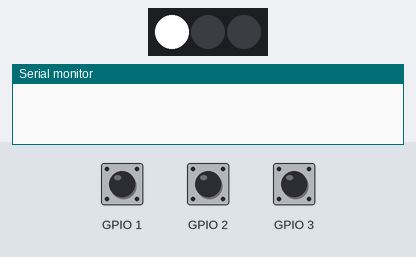
A program run on a simulated ESP32-S2. Parts: 3 RGB LEDs in strip order, left to right, the last lines printed to the serial monitor. Inputs (shaded band) come from the test bench; at power-on: GPIO 1 HIGH, GPIO 2 HIGH, GPIO 3 HIGH. Dim RGB values are drawn brighter than linear.

Above: at 1.2 s.
1.3 s: GPIO 1 pulled LOW for 0.15 s
At 2.2 s:
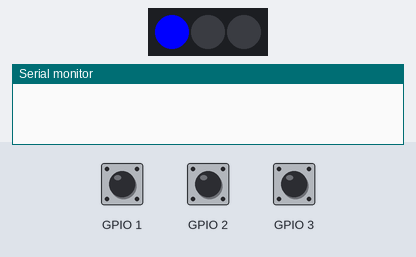
4.4 s: GPIO 1 pulled LOW for 1 s
At 7.4 s:
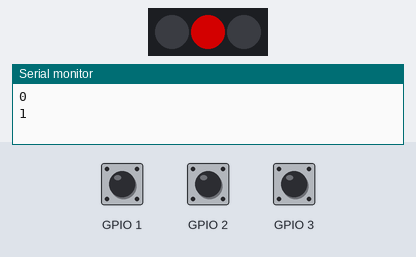
7.9 s: GPIO 2 pulled LOW for 0.15 s
At 10.2 s:
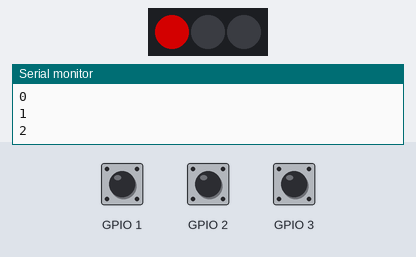
11.0 s: GPIO 1 pulled LOW for 3.2 s
At 12.3 s:
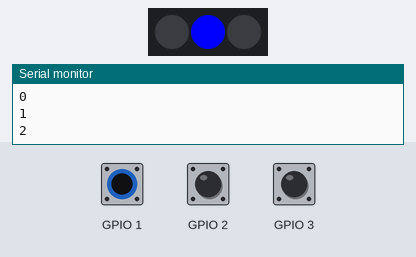
Timing chart, 0 to 14.5 s (numbered marks = the images above; inputs shaded):
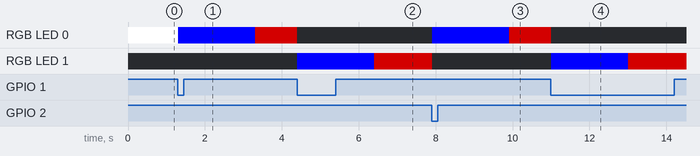

The program:

main.cpp
```cpp
#include <Arduino.h>
#include <Adafruit_NeoPixel.h>

#define PIN 16
#define NUMPIXELS 3

char data[] = {'M', 'C', 'M', 'C', 'M', 'C', 'M', 'C', 'M', 'A', 'A', 'C', 'M', 'A', 'C', 'A', 'C', 'M', 'A', 'M', 'C', 'C', 'A', 'M', 'A', 'M', 'C', 'M', 'M', 'A', 'C', 'A', 'C', 'M', 'C', 'M', 'A', 'A', 'C', 'M', 'A', 'C', 'M', 'A', 'C', 'C', 'M', 'C', 'C', 'C', 'C', 'A', 'C', 'A', 'C', 'A', 'M', 'C', 'A', 'M', 'A', 'M', 'C', 'C', 'M', 'A', 'M', 'A', 'M', 'A', 'C', 'A', 'M', 'C', 'M', 'M', 'C', 'M', 'C', 'C', 'A', 'C', 'C', 'A', 'M', 'C', 'A', 'A', 'M', 'M', 'M', 'A', 'C', 'A', 'C', 'A', 'M', 'A', 'M', 'C', 'M', 'C', 'A', 'C', 'A', 'M', 'A', 'M', 'A', 'C', 'A', 'M', 'A', 'A', 'C', 'M', 'C', 'M', 'C', 'M', 'A', 'M', 'A', 'M', 'A', 'C', 'C', 'A', 'M', 'A', 'M', 'M', 'C', 'C', 'M', 'C', 'C', 'A', 'M', 'C', 'A', 'M', 'C', 'C', 'C', 'C', 'C', 'A', 'M', 'A', 'C', 'C', 'M', 'A', 'C', 'A', 'M', 'C', 'M', 'M', 'A', 'A', 'C', 'C', 'M', 'M', 'C', 'M', 'C', 'M', 'C', 'M', 'M', 'M', 'C', 'A', 'C', 'A', 'A', 'C', 'M', 'C', 'A', 'C', 'A', 'M', 'C', 'M', 'A', 'M', 'C'};

Adafruit_NeoPixel pixels = Adafruit_NeoPixel(NUMPIXELS, PIN, NEO_GRB + NEO_KHZ800);

int next_button = data[0];
int counter = 0;
int button_prev[3] = {1, 1, 1};

void setup()
{
  pinMode(1, INPUT_PULLUP);
  pinMode(2, INPUT_PULLUP);
  pinMode(3, INPUT_PULLUP);
  Serial.begin(115200);
  pixels.begin();

  pixels.clear();
  pixels.setPixelColor(0,255,255,255);
  pixels.show();
}

void setLed(int led)
{
  pixels.clear();
  pixels.setPixelColor(led, 0, 0, 255);
  pixels.show();
  delay(2000);
  pixels.clear();
  pixels.setPixelColor(led, 127, 0, 0);
  pixels.show();
}

void nextLed(int button)
{
  int x = data[counter];
  if (button == next_button)
  {
    pixels.clear();
    if (x == 'A')
      setLed(2);
    else if (x == 'C')
      setLed(1);
    else if (x == 'M')
      setLed(0);
    next_button = data[counter];
    if (counter < sizeof(data))
      Serial.println(counter);
    counter++;
    ;
  }
}

void loop()
{
  if (!digitalRead(1))
  {
    if (button_prev[0] == 1)
    {
      nextLed('M');
      button_prev[0] = 0;
    }
  }
  else
  {
    button_prev[0] = 1;
  }
  if (!digitalRead(2))
  {
    if (button_prev[1] == 1)
    {
      nextLed('C');
      button_prev[1] = 0;
    }
  }
  else
  {
    button_prev[1] = 1;
  }
  if (!digitalRead(3))
  {
    if (button_prev[2] == 1)
    {
      nextLed('A');
      button_prev[2] = 0;
    }
  }
  else
  {
    button_prev[2] = 1;
  }
  delay(20);
}
```

Measured:
- after the input at 1.3 s, RGB LED 0: RGB(255, 255, 255) → RGB(0, 0, 255) at once, → RGB(127, 0, 0) 2.0 s later
- after the input at 4.4 s, RGB LED 0: RGB(127, 0, 0) → off at once; RGB LED 1: off → RGB(0, 0, 255) at once, → RGB(127, 0, 0) 2.0 s later
- after the input at 7.9 s, RGB LED 0: off → RGB(0, 0, 255) at once, → RGB(127, 0, 0) 2.0 s later; RGB LED 1: RGB(127, 0, 0) → off at once
- after the input at 11.0 s, RGB LED 0: RGB(127, 0, 0) → off at once; RGB LED 1: off → RGB(0, 0, 255) at once, → RGB(127, 0, 0) 2.0 s later
